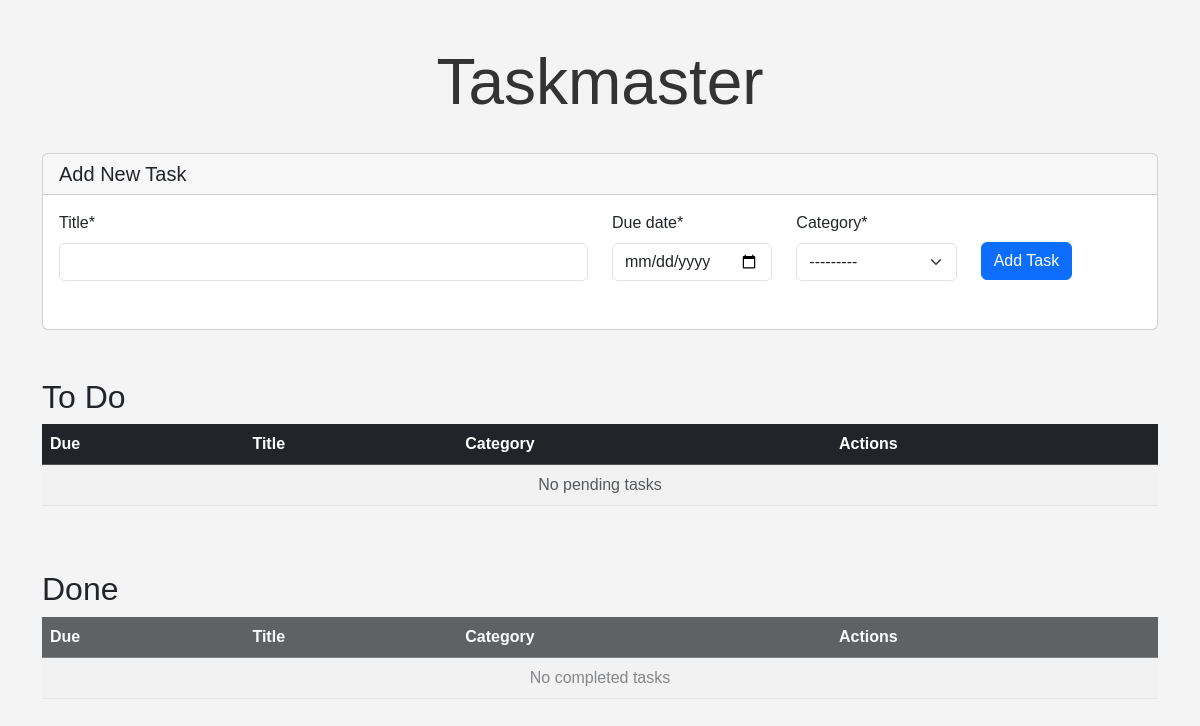
Before: / with the older database file.
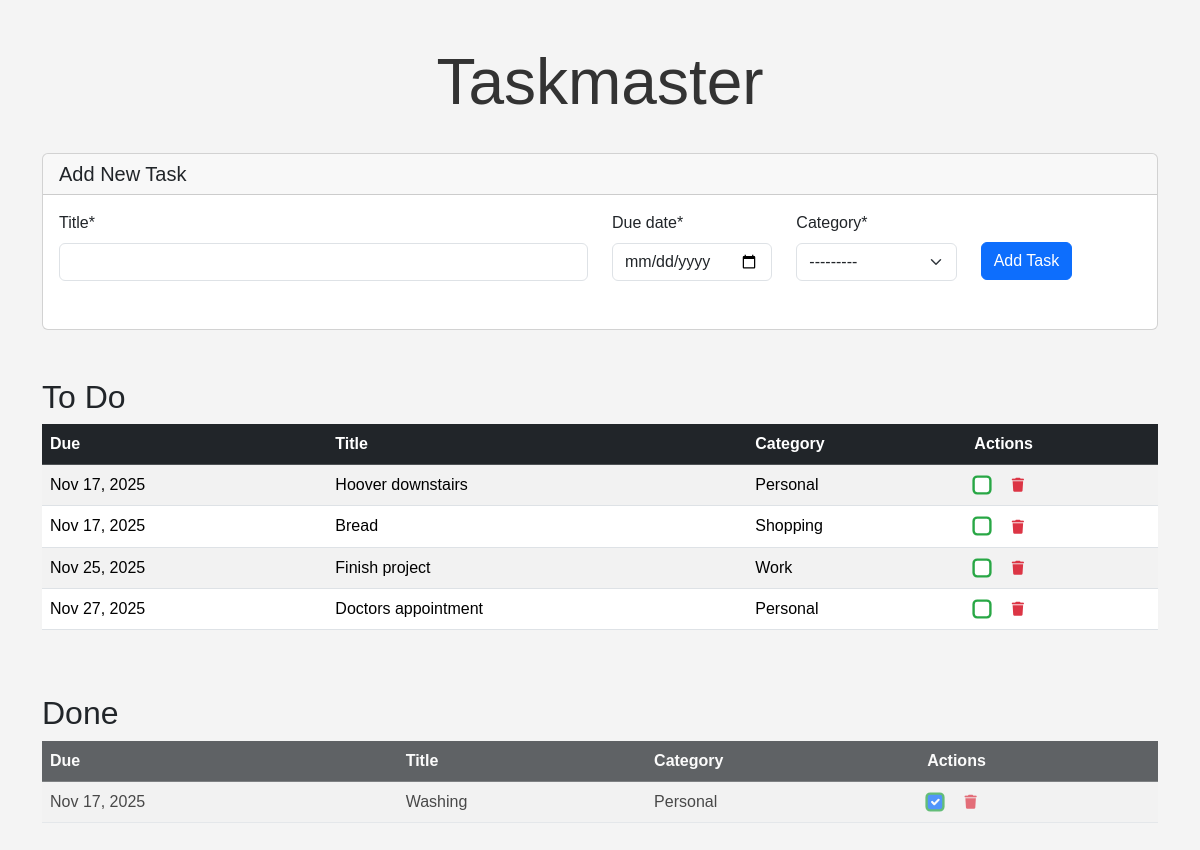
After: the same page with the newer database file.
### tasks/models.py (models this page shows, shortened)
class Task(models.Model):
    title = models.CharField(max_length=100)
    due_date = models.DateField()
    completed = models.BooleanField(default=False)
    category = models.ForeignKey(Category, on_delete=models.CASCADE)

class Category(models.Model):
    name = models.CharField(max_length=100, unique=True)
    def __str__(self):
        return self.name

### tasks/views.py (the view)
# urls.py: path('', views.index, name='index'),
def index(request):
    todo_tasks = Task.objects.filter(completed=False).order_by('due_date')
    done_tasks = Task.objects.filter(completed=True).order_by('due_date')
    if request.method == 'POST':
        form = TaskForm(request.POST)
        if form.is_valid():
            form.save()
            messages.success(request, 'Task created successfully!')
            return redirect('index')
        else:
            messages.error(request, 'Please correct the errors below.')
    else:
        form = TaskForm()
    context = {
        'todo_tasks': todo_tasks,
        'done_tasks': done_tasks,
        'form': form,
    }
    return render(request, 'tasks/index.html', context)

### tasks/forms.py
class TaskForm(forms.ModelForm):
    class Meta:
        model = Task
        fields = ['title', 'due_date', 'category']
        widgets = {
            'due_date': forms.DateInput(attrs={'type': 'date'}),
        }

### tasks/templates/tasks/index.html (shortened to what this page needs)
{% load static %}
{% load crispy_forms_tags %}
<!DOCTYPE html>
<html lang="en">
<head>
    <link href="https://cdn.jsdelivr.net/npm/bootstrap@5.3.3/dist/css/bootstrap.min.css" rel="stylesheet"
>
    <link rel="stylesheet" href="https://cdnjs.cloudflare.com/ajax/libs/font-awesome/6.6.0/css/all.min.css" />
    <link rel="stylesheet" href="{% static 'css/style.css' %}">
</head>
<body>
    <div class="container">
        <div class="row">
            <div class="col-12 mt-4 text-center">
                <h1 class="display-3 text-center">Taskmaster</h1>
            </div>
        </div>
        <div class="row mt-4">
            <div class="col-12">
                <div class="card">
                    <div class="card-header">
                        <h5 class="mb-0">Add New Task</h5>
                    </div>
                    <div class="card-body">
                        <form method="post">
                            <div class="row">
                                <div class="col-lg-6 mb-3">
                                    {{ form.title|as_crispy_field }}
                                </div>
                                <div class="col-sm-4 col-lg-2 mb-3">
                                    {{ form.due_date|as_crispy_field }}
                                </div>
                                <div class="col-sm-4 col-lg-2 mb-3">
                                    {{ form.category|as_crispy_field }}
                                </div>
                                <div class="col-sm-4 col-lg-2">
                                    <button id="add-task-btn" type="submit" class="btn btn-primary">Add Task</button>
                                </div>
                            </div>
                        </form>
                    </div>
                </div>
            </div>
        </div>
        <div class="row mt-5">
            <div class="col-12">
                <h2>To Do</h2>
                <table class="table table-striped">
                    <thead class="table-dark">
                        <tr>
                            <th>Due</th>
                            <th>Title</th>
                            <th>Category</th>
                            <th>Actions</th>
                        </tr>
                    </thead>
                    <tbody>
                        {% for task in todo_tasks %}
                        <tr>
                            <td>{{ task.due_date|date:"M d, Y" }}</td>
                            <td>{{ task.title }}</td>
                            <td>{{ task.category.name }}</td>
                            <td>
                                <input type="checkbox" class="form-check-input me-3" style="border: 2px solid #28a745; transform: scale(1.2);">
                                <button class="btn btn-sm btn-link text-danger p-0">
                                    <i class="fas fa-trash"></i>
                                </button>
                            </td>
                        </tr>
                        {% empty %}
                        <tr>
                            <td colspan="4" class="text-center text-muted">No pending tasks</td>
                        </tr>
                        {% endfor %}
                    </tbody>
                </table>
            </div>
        </div>
        <div class="row mt-5">
            <div class="col-12">
                <h2>Done</h2>
                <div class="table-container-done">
                    <table class="table table-striped">
                        <thead class="table-dark">
                            <tr>
                                <th>Due</th>
                                <th>Title</th>
                                <th>Category</th>
                                <th>Actions</th>
                            </tr>
                        </thead>
                        <tbody>
                            {% for task in done_tasks %}
                            <tr>
                                <td>{{ task.due_date|date:"M d, Y" }}</td>
                                <td>{{ task.title }}</td>
                                <td>{{ task.category.name }}</td>
                                <td>
                                    <input type="checkbox" class="form-check-input me-3" checked style="border: 2px solid #28a745; transform: scale(1.2);">
                                    <button class="btn btn-sm btn-link text-danger p-0">
                                        <i class="fas fa-trash"></i>
                                    </button>
                                </td>
                            </tr>
                            {% empty %}
                            <tr>
                                <td colspan="4" class="text-center text-muted">No completed tasks</td>
                            </tr>
                            {% endfor %}
                        </tbody>
                    </table>
                </div>
            </div>
        </div>
    </div>
</body>
</html>

### static/css/style.css (style rules this page uses)
body { font-family: Arial, sans-serif; margin: 0; padding: 20px; background-color: #f4f4f4; }
h1 { color: #333; text-align: center; }
#add-task-btn { margin-top: 31px; }
.table-container-done { opacity: 0.7; }
.table-container-done table { color: #6c757d; }

Changed rows visible on the page:
added Task: due_date "Nov 17, 2025", title "Hoover downstairs", category.name "Personal", shown under "To Do"
added Task: due_date "Nov 17, 2025", title "Bread", category.name "Shopping", shown under "To Do"
added Task: due_date "Nov 25, 2025", title "Finish project", category.name "Work", shown under "To Do"
added Task: due_date "Nov 27, 2025", title "Doctors appointment", category.name "Personal", shown under "To Do"
added Task: due_date "Nov 17, 2025", title "Washing", category.name "Personal", shown under "Done"
Other visible differences:
text no longer shown: "No pending tasks No completed tasks"
